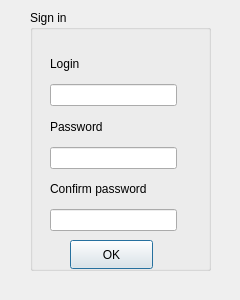
<?xml version="1.0" encoding="UTF-8"?>
<ui version="4.0">
 <class>signupwindow</class>
 <widget class="QDialog" name="signupwindow">
  <property name="geometry">
   <rect>
    <x>0</x>
    <y>0</y>
    <width>240</width>
    <height>300</height>
   </rect>
  </property>
  <property name="windowTitle">
   <string>Dialog</string>
  </property>
  <widget class="QGroupBox" name="groupBox">
   <property name="geometry">
    <rect>
     <x>30</x>
     <y>10</y>
     <width>181</width>
     <height>261</height>
    </rect>
   </property>
   <property name="title">
    <string>Sign in</string>
   </property>
   <widget class="QPushButton" name="pushButton">
    <property name="geometry">
     <rect>
      <x>40</x>
      <y>230</y>
      <width>83</width>
      <height>29</height>
     </rect>
    </property>
    <property name="text">
     <string>OK</string>
    </property>
   </widget>
   <widget class="QWidget" name="">
    <property name="geometry">
     <rect>
      <x>20</x>
      <y>40</y>
      <width>127</width>
      <height>181</height>
     </rect>
    </property>
    <layout class="QVBoxLayout" name="verticalLayout">
     <item>
      <widget class="QLabel" name="label">
       <property name="text">
        <string>Login</string>
       </property>
      </widget>
     </item>
     <item>
      <widget class="QLineEdit" name="login"/>
     </item>
     <item>
      <widget class="QLabel" name="label_2">
       <property name="text">
        <string>Password</string>
       </property>
      </widget>
     </item>
     <item>
      <widget class="QLineEdit" name="pass1">
       <property name="echoMode">
        <enum>QLineEdit::Password</enum>
       </property>
      </widget>
     </item>
     <item>
      <widget class="QLabel" name="label_3">
       <property name="text">
        <string>Confirm password</string>
       </property>
      </widget>
     </item>
     <item>
      <widget class="QLineEdit" name="pass2">
       <property name="echoMode">
        <enum>QLineEdit::Password</enum>
       </property>
      </widget>
     </item>
    </layout>
   </widget>
  </widget>
 </widget>
 <resources/>
 <connections/>
</ui>
